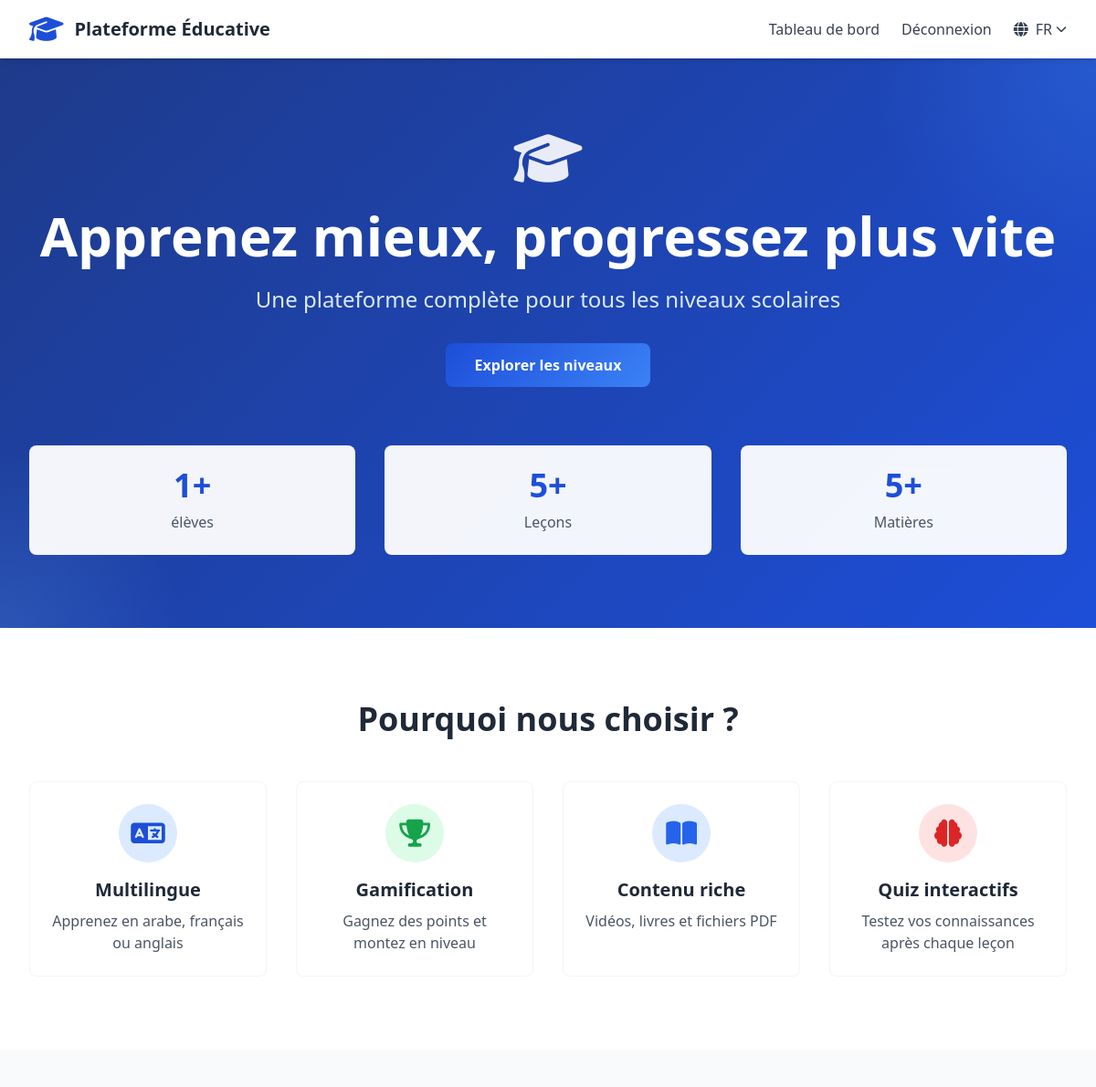
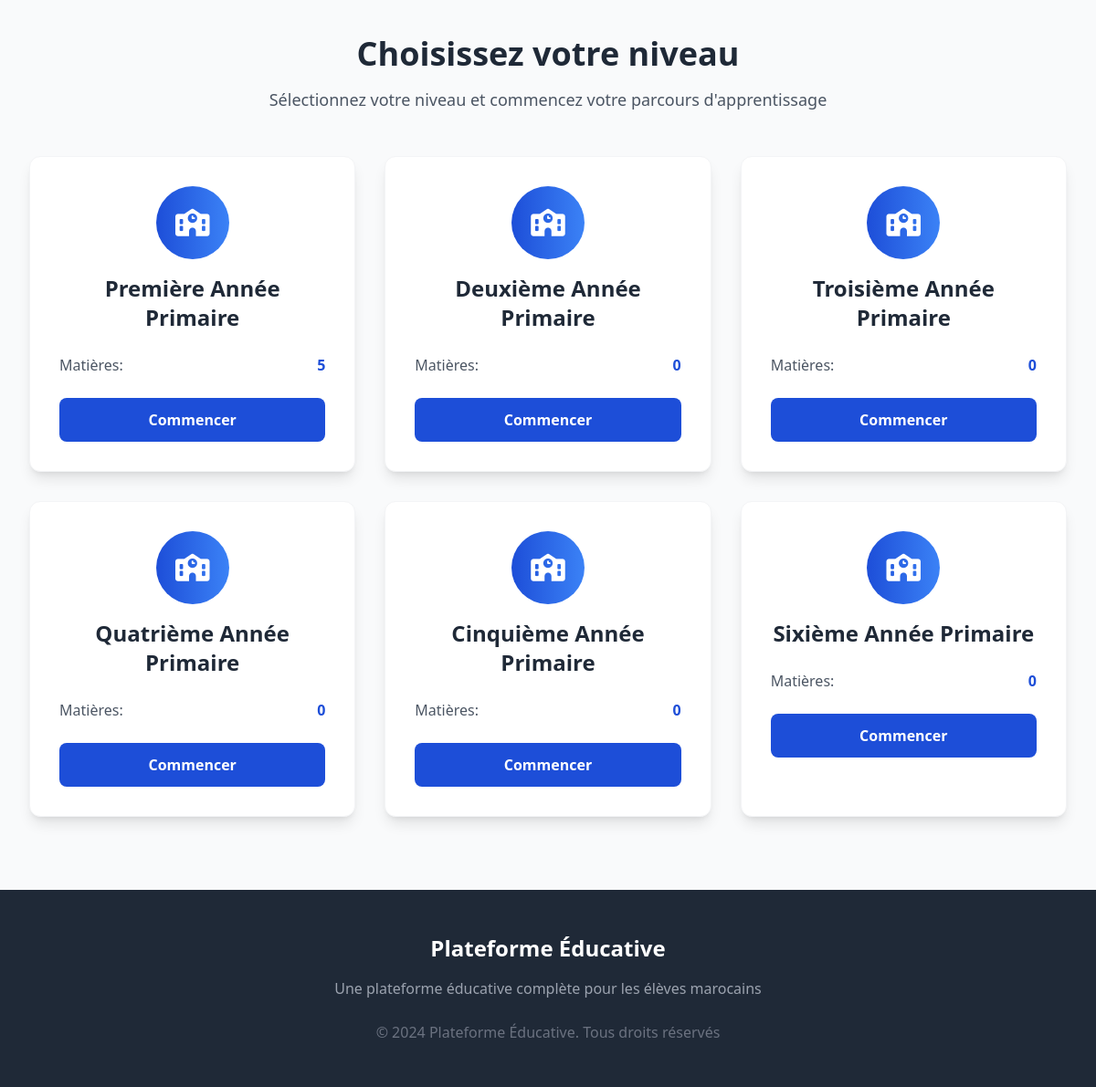
/ (signed in), run on the app's committed database (2 pictures, top to bottom).
### tables this page shows
CREATE TABLE `levels` (
  `id` int(11) NOT NULL AUTO_INCREMENT,
  `name_ar` varchar(100) NOT NULL,
  `name_fr` varchar(100) NOT NULL,
  `name_en` varchar(100) NOT NULL,
  `description_ar` text,
  `description_fr` text,
  `description_en` text,
  `display_order` int(11) NOT NULL DEFAULT 0,
  `is_active` tinyint(1) NOT NULL DEFAULT 1,
  `created_at` timestamp NOT NULL DEFAULT CURRENT_TIMESTAMP,
  `updated_at` timestamp NOT NULL DEFAULT CURRENT_TIMESTAMP ON UPDATE CURRENT_TIMESTAMP,
  PRIMARY KEY (`id`),
  KEY `display_order` (`display_order`),
  KEY `is_active` (`is_active`)
);

### includes/functions.php (called while the page is built, shortened)
<?php
function getCurrentLang(): string
{
    $lang = $_SESSION['lang'] ?? DEFAULT_LANG;
    return in_array($lang, AVAILABLE_LANGS, true) ? $lang : DEFAULT_LANG;
}
function getDirection(): string
{
    return getCurrentLang() === 'ar' ? 'rtl' : 'ltr';
}
function loadLanguage(?string $lang = null): array
{
    $lang = $lang ?? getCurrentLang();
    $file = LANG_DIR . $lang . '.json';
    $json = file_get_contents($file);
    $data = json_decode($json, true);
    return is_array($data) ? $data : [];
}
function t(string $key): string
{
    static $translations = null;
    if ($translations === null) {
        $translations = loadLanguage();
    }
    return $translations[$key] ?? $key;
}
function isLoggedIn(): bool
{
    return !empty($_SESSION['user_id']);
}

### includes/db.php (called while the page is built, shortened)
<?php
$db = null;
function db_connect(): PDO
{
    global $db;
    if ($db !== null) {
        return $db;
    }
    $maxRetries = 3;
    $retryDelay = 2;
    for ($attempt = 1; $attempt <= $maxRetries; $attempt++) {
        try {
            $dsn = sprintf(
                'mysql:host=%s;dbname=%s;charset=%s',
                DB_HOST,
                DB_NAME,
                DB_CHARSET ?? 'utf8mb4'
            );
            $options = [
                PDO::ATTR_ERRMODE            => PDO::ERRMODE_EXCEPTION,
                PDO::ATTR_DEFAULT_FETCH_MODE => PDO::FETCH_ASSOC,
                PDO::ATTR_EMULATE_PREPARES   => false,
                PDO::ATTR_TIMEOUT            => 10,
                PDO::MYSQL_ATTR_INIT_COMMAND => sprintf(
                    "SET NAMES %s COLLATE %s_unicode_ci",
                    DB_CHARSET ?? 'utf8mb4',
                    DB_CHARSET ?? 'utf8mb4'
                ),
            ];
            $db = new PDO($dsn, DB_USER, DB_PASS, $options);
            $db->query('SELECT 1');
            return $db;
        } catch (PDOException $e) {
            $lastError = $e;
            $errorMsg = sprintf(
                "[DB] Connection attempt %d/%d failed. Host: %s, DB: %s, User: %s, Error: %s",
                $attempt,
                $maxRetries,
                DB_HOST,
                DB_NAME,
                DB_USER,
                $e->getMessage()
            );
            error_log($errorMsg);
            $errorCode = $e->getCode();
            $errorMessage = $e->getMessage();
            if (
                $errorCode === 1045 ||
                strpos($errorMessage, 'Access denied') !== false ||
                strpos($errorMessage, 'Unknown database') !== false
            ) {
                break;
            }
            if ($attempt < $maxRetries) {
                sleep($retryDelay);
            }
        }
    }
    ?>
    <?php
    exit;
}
function db(): PDO
{
    return db_connect();
}
function db_row(string $sql, array $params = []): ?array
{
    $pdo = db_connect();
    $stmt = $pdo->prepare($sql);
    $stmt->execute($params);
    $result = $stmt->fetch(PDO::FETCH_ASSOC);
    return $result ?: null;
}
function db_all(string $sql, array $params = []): array
{
    $pdo = db_connect();
    $stmt = $pdo->prepare($sql);
    $stmt->execute($params);
    return $stmt->fetchAll(PDO::FETCH_ASSOC);
}

### index.php (the view, shortened to what this page needs)
<?php
require_once __DIR__ . '/includes/db.php';
require_once __DIR__ . '/includes/functions.php';
$currentLang = getCurrentLang();
$direction = getDirection();
try {
    $levels = db_all("SELECT * FROM levels ORDER BY display_order ASC");
    $stats = db_row("
        SELECT
            (SELECT COUNT(*) FROM users WHERE role = 'student') as total_students,
            (SELECT COUNT(*) FROM lessons WHERE is_published = 1) as total_lessons,
            (SELECT COUNT(*) FROM subjects) as total_subjects
    ");
} catch (Exception $e) {
    error_log('[INDEX] Database error: ' . $e->getMessage());
    $levels = [];
    $stats = ['total_students' => 0, 'total_lessons' => 0, 'total_subjects' => 0];
}
?>
<!DOCTYPE html>
<html lang="<?php echo $currentLang; ?>" dir="<?php echo $direction; ?>">
<head>
    <script src="https://cdn.tailwindcss.com"></script>
    <link rel="stylesheet" href="https://cdnjs.cloudflare.com/ajax/libs/font-awesome/6.4.0/css/all.min.css">
</head>
<body class="bg-white">
<nav class="bg-white shadow-md sticky top-0 z-50">
    <div class="max-w-7xl mx-auto px-4 sm:px-6 lg:px-8">
        <div class="flex justify-between items-center h-16">
            <div class="flex items-center">
                <i class="fas fa-graduation-cap text-3xl text-blue-700"></i>
                <span class="<?php echo $direction === 'rtl' ? 'mr-3' : 'ml-3'; ?> text-xl font-bold text-gray-800">
                    <?php echo t('app_name'); ?>
                </span>
            </div>
            <div class="hidden md:flex items-center space-x-6 <?php echo $direction === 'rtl' ? 'space-x-reverse' : ''; ?>">
                <?php if (isLoggedIn()): ?>
                    <?php if (in_array($_SESSION['user_role'] ?? '', ['admin', 'super_admin', 'staff'], true)): ?>
                        <a href="admin/dashboard.php" class="text-gray-700 hover:text-blue-700 transition font-medium">
                            <?php echo t('admin_panel'); ?>
                        </a>
                    <?php else: ?>
                        <a href="dashboard.php" class="text-gray-700 hover:text-blue-700 transition font-medium">
                            <?php echo t('dashboard'); ?>
                        </a>
                    <?php endif; ?>
                    <a href="logout.php" class="text-gray-700 hover:text-blue-700 transition font-medium">
                        <?php echo t('logout'); ?>
                    </a>
                <?php endif; ?>
                <div class="relative" x-data="{ open: false }">
                    <button @click="open = !open" class="flex items-center text-gray-700 hover:text-blue-700">
                        <i class="fas fa-globe"></i>
                        <span class="uppercase <?php echo $direction === 'rtl' ? 'mr-2' : 'ml-2'; ?>"><?php echo $currentLang; ?></span>
                        <i class="fas fa-chevron-down text-xs <?php echo $direction === 'rtl' ? 'mr-1' : 'ml-1'; ?>"></i>
                    </button>
                </div>
            </div>
        </div>
    </div>
</nav>
<section class="gradient-bg text-white py-20 relative">
    <div class="max-w-7xl mx-auto px-4 sm:px-6 lg:px-8 text-center relative z-10">
        <div class="float-icon mb-6">
            <i class="fas fa-graduation-cap text-6xl opacity-90"></i>
        </div>
        <h1 class="text-4xl md:text-6xl font-bold mb-6"><?php echo t('hero_title'); ?></h1>
        <p class="text-xl md:text-2xl mb-8 text-blue-100"><?php echo t('hero_subtitle'); ?></p>
        <div class="flex justify-center gap-4 flex-wrap">
            <a href="#levels" class="btn-primary px-8 py-3 rounded-lg font-semibold text-white">
                <?php echo t('hero_cta'); ?>
            </a>
        </div>
        <div class="mt-16 grid grid-cols-1 md:grid-cols-3 gap-8">
            <div class="stat-card rounded-lg p-6 float-icon">
                <div class="text-4xl font-bold text-blue-700"><?php echo number_format($stats['total_students']); ?>+</div>
                <div class="text-gray-600 mt-2 font-medium"><?php echo t('students'); ?></div>
            </div>
            <div class="stat-card rounded-lg p-6 float-icon-slow">
                <div class="text-4xl font-bold text-blue-700"><?php echo number_format($stats['total_lessons']); ?>+</div>
                <div class="text-gray-600 mt-2 font-medium"><?php echo t('lessons'); ?></div>
            </div>
            <div class="stat-card rounded-lg p-6 float-icon">
                <div class="text-4xl font-bold text-blue-700"><?php echo number_format($stats['total_subjects']); ?>+</div>
                <div class="text-gray-600 mt-2 font-medium"><?php echo t('subjects'); ?></div>
            </div>
        </div>
    </div>
</section>
<section class="py-20 bg-white">
    <div class="max-w-7xl mx-auto px-4 sm:px-6 lg:px-8">
        <h2 class="text-3xl md:text-4xl font-bold text-center text-gray-800 mb-12">
            <?php echo t('features_title'); ?>
        </h2>
        <div class="grid grid-cols-1 md:grid-cols-4 gap-8">
            <div class="text-center card-hover rounded-lg p-6 border border-gray-100">
                <div class="bg-blue-100 w-16 h-16 rounded-full flex items-center justify-center mx-auto mb-4">
                    <i class="fas fa-language text-3xl text-blue-700"></i>
                </div>
                <h3 class="text-xl font-semibold text-gray-800 mb-2"><?php echo t('feature_multilang_title'); ?></h3>
                <p class="text-gray-600"><?php echo t('feature_multilang_desc'); ?></p>
            </div>
            <div class="text-center card-hover rounded-lg p-6 border border-gray-100">
                <div class="bg-green-100 w-16 h-16 rounded-full flex items-center justify-center mx-auto mb-4">
                    <i class="fas fa-trophy text-3xl text-green-600"></i>
                </div>
                <h3 class="text-xl font-semibold text-gray-800 mb-2"><?php echo t('feature_gamification_title'); ?></h3>
                <p class="text-gray-600"><?php echo t('feature_gamification_desc'); ?></p>
            </div>
            <div class="text-center card-hover rounded-lg p-6 border border-gray-100">
                <div class="bg-blue-100 w-16 h-16 rounded-full flex items-center justify-center mx-auto mb-4">
                    <i class="fas fa-book-open text-3xl text-blue-600"></i>
                </div>
                <h3 class="text-xl font-semibold text-gray-800 mb-2"><?php echo t('feature_content_title'); ?></h3>
                <p class="text-gray-600"><?php echo t('feature_content_desc'); ?></p>
            </div>
            <div class="text-center card-hover rounded-lg p-6 border border-gray-100">
                <div class="bg-red-100 w-16 h-16 rounded-full flex items-center justify-center mx-auto mb-4">
                    <i class="fas fa-brain text-3xl text-red-600"></i>
                </div>
                <h3 class="text-xl font-semibold text-gray-800 mb-2"><?php echo t('feature_quizzes_title'); ?></h3>
                <p class="text-gray-600"><?php echo t('feature_quizzes_desc'); ?></p>
            </div>
        </div>
    </div>
</section>
<section id="levels" class="py-20 bg-gray-50">
    <div class="max-w-7xl mx-auto px-4 sm:px-6 lg:px-8">
        <h2 class="text-3xl md:text-4xl font-bold text-center text-gray-800 mb-4">
            <?php echo t('choose_level'); ?>
        </h2>
        <p class="text-center text-gray-600 mb-12 text-lg">
            <?php echo t('select_your_level_desc'); ?>
        </p>
        <div class="grid grid-cols-1 md:grid-cols-3 gap-8">
            <?php foreach ($levels as $level): ?>
            <a href="register.php?level=<?php echo $level['id']; ?>"
               class="block bg-white rounded-xl shadow-lg overflow-hidden card-hover border border-gray-100">
                <div class="p-8">
                    <div class="text-center mb-6">
                        <div class="bg-gradient-to-r from-blue-700 to-blue-500 w-20 h-20 rounded-full flex items-center justify-center mx-auto mb-4 float-icon">
                            <i class="fas fa-school text-3xl text-white"></i>
                        </div>
                        <h3 class="text-2xl font-bold text-gray-800">
                            <?php echo $level['name_' . $currentLang]; ?>
                        </h3>
                    </div>
                    <?php
                    $subjectStmt = db()->prepare("SELECT COUNT(*) as count FROM subjects WHERE level_id = ?");
                    $subjectStmt->execute([$level['id']]);
                    $subjectCount = $subjectStmt->fetch()['count'];
                    ?>
                    <div class="space-y-3 text-gray-600 mb-6">
                        <div class="flex items-center justify-between">
                            <span><?php echo t('subjects'); ?>:</span>
                            <span class="font-semibold text-blue-700"><?php echo $subjectCount; ?></span>
                        </div>
                    </div>
                    <div class="bg-blue-700 text-white text-center py-3 rounded-lg font-semibold hover:bg-blue-800 transition">
                        <?php echo t('start_learning'); ?>
                    </div>
                </div>
            </a>
            <?php endforeach; ?>
        </div>
    </div>
</section>
<footer class="bg-gray-800 text-white py-12">
    <div class="max-w-7xl mx-auto px-4 sm:px-6 lg:px-8">
        <div class="text-center">
            <h3 class="text-2xl font-bold mb-4"><?php echo t('app_name'); ?></h3>
            <p class="text-gray-400 mb-6"><?php echo t('footer_description'); ?></p>
            <p class="text-gray-500">&copy; 2024 <?php echo t('app_name'); ?>. <?php echo t('all_rights_reserved'); ?></p>
        </div>
    </div>
</footer>
</body>
</html>

### index.php (style rules this page uses)
.gradient-bg { background: linear-gradient(135deg, #1e3a8a 0%, #1d4ed8 100%); position: relative; overflow: hidden; }
.gradient-bg::before { content: ''; position: absolute; width: 500px; height: 500px; border-radius: 50%; background: radial-gradient(circle, rgba(59,130,246,0.3) 0%, transparent 70%); top: -250px; right: -250px; animation: pulse-glow 8s ease-in-out infinite; }
.gradient-bg::after { content: ''; position: absolute; width: 400px; height: 400px; border-radius: 50%; background: radial-gradient(circle, rgba(96,165,250,0.2) 0%, transparent 70%); bottom: -200px; left: -200px; animation: pulse-glow 6s ease-in-out infinite 2s; }
.float-icon { animation: float 6s ease-in-out infinite; }
.float-icon-slow { animation: floatSlow 8s ease-in-out infinite; }
.card-hover { transition: all 0.3s ease; background: white; }
.stat-card { background: rgba(255,255,255,0.95); backdrop-filter: blur(10px); }
.btn-primary { background: linear-gradient(135deg, #1d4ed8, #3b82f6); transition: all 0.3s ease; }

### data on the page
levels: name_fr "Première Année Primaire", subjectCount "5"
levels: name_fr "Deuxième Année Primaire", subjectCount "0"
levels: name_fr "Troisième Année Primaire", subjectCount "0"
levels: name_fr "Quatrième Année Primaire", subjectCount "0"
levels: name_fr "Cinquième Année Primaire", subjectCount "0"
levels: name_fr "Sixième Année Primaire", subjectCount "0"

### other printed values
t('app_name') "Plateforme Éducative"
t('dashboard') "Tableau de bord"
t('logout') "Déconnexion"
$currentLang "FR"
t('hero_title') "Apprenez mieux, progressez plus vite"
t('hero_subtitle') "Une plateforme complète pour tous les niveaux scolaires"
t('hero_cta') "Explorer les niveaux"
$stats['total_students'] "1"
t('students') "élèves"
$stats['total_lessons'] "5"
t('lessons') "Leçons"
$stats['total_subjects'] "5"
t('subjects') "Matières"
t('features_title') "Pourquoi nous choisir ?"
t('feature_multilang_title') "Multilingue"
